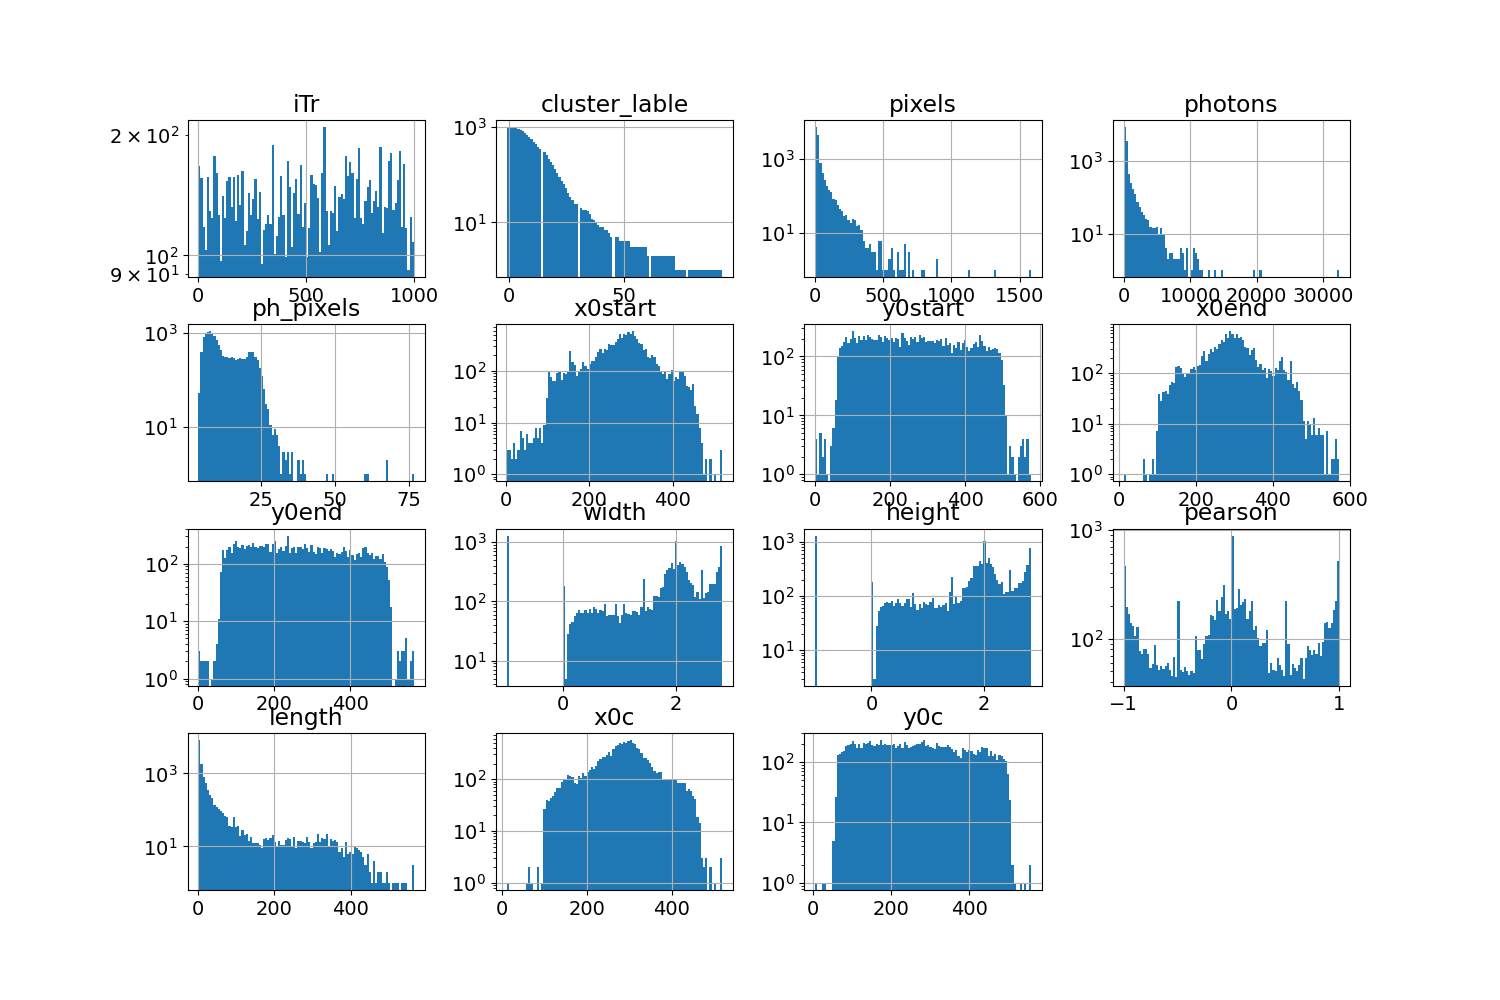

Write Python code to recreate this figure.
#
# inzializzazione delle funzioni (librerie) usate nel notebook
#
import pandas as pd
import numpy as np
import matplotlib.pyplot as plt
from scipy.optimize import curve_fit
from sklearn.metrics import r2_score
from scipy.stats import chisquare
plt.rc('font', size = 14, family ='Sans-Serif')

# LEMON
phKev       = 2045.15/5.9
pixelscale  = 0.125 
x_resolution = y_resolution = 2048
xyscale = x_resolution/576
rescale_pixelscale = xyscale*pixelscale

#
# carica i dati dal file
#
VarNames=["iTr", "cluster_lable", "pixels", "photons", "ph_pixels", "x0start", "y0start", 
          "x0end", "y0end", "width", "height", "pearson"]

C_file = 'https://raw.githubusercontent.com/gmazzitelli/cygno/master/data/dbscan_run2359_cmin_0_cmax_300_rescale_576_nsigma_1.5_ev_1000_ped_2358.txt'
df = pd.read_csv(C_file, sep=" ", dtype='float64', names=VarNames)

# range
# charge distribution
# charge asimettriy

df['length'] = np.sqrt((df['x0end'] - df['x0start'])**2 + (df['y0end'] - df['y0start'])**2)
df['x0c'] = (df['x0end'] + df['x0start'])/2.
df['y0c'] = (df['y0end'] + df['y0start'])/2.
df.hist(bins=100, figsize=(15,10), log=True)
plt.show()
plt.savefig('pyscript.png')
     
